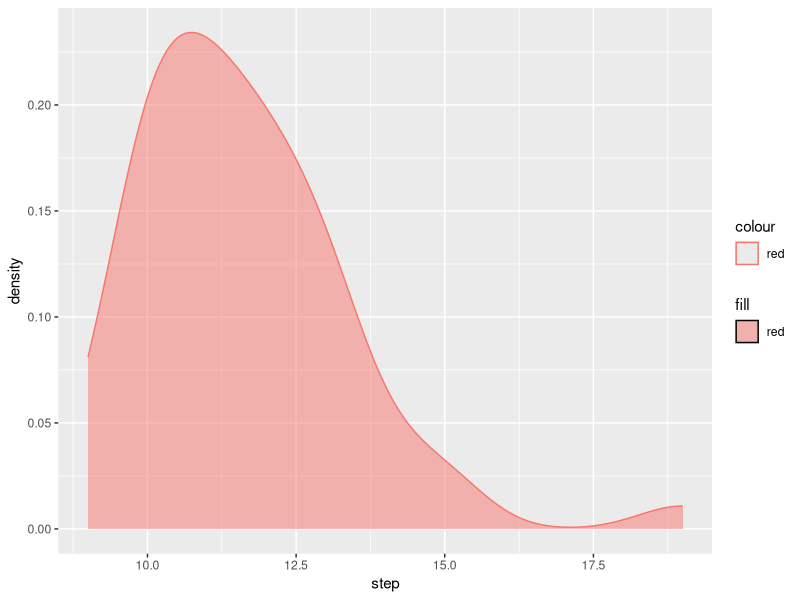
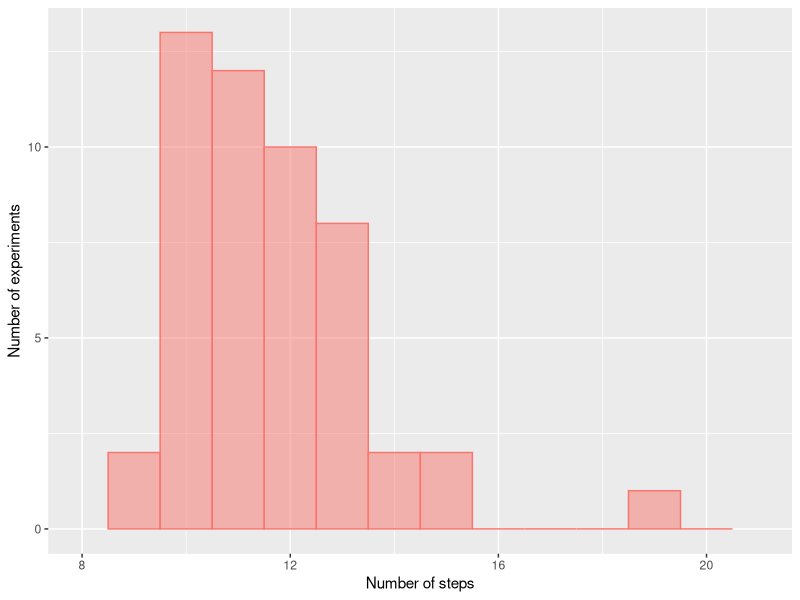
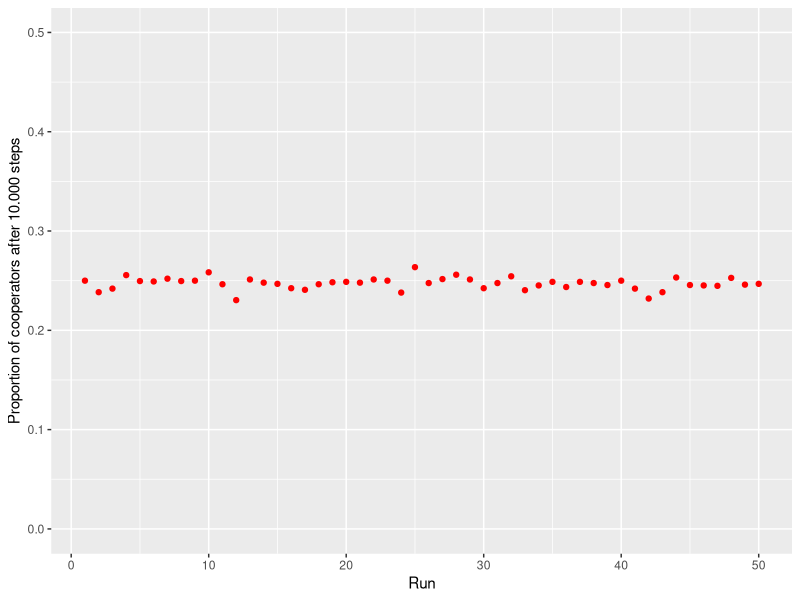
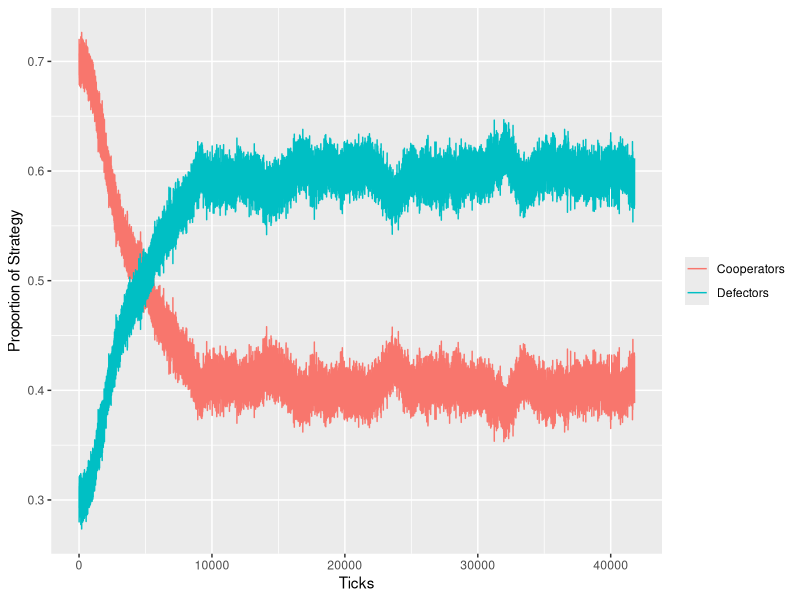

These charts were generated, in order, by the following R code: (Note: this script raises an error after producing the figures.)
# The code of the statistical evaluation
library(ggplot2)

##
## First we conducted two experiments to check the validity of
## our implementation.
## The first one runs 50 experiments with benefit 1 and cost 1.5.
## According to the paper this should result in a fast domination of
## defectors.
##
## The second experiment used benefit 1 and cost .75. This results in
## a stable distribution of defectors and cooperators.
##
## Both results could be achieved.
##


##
## Load data for the "plausability" experiments
##
exp_instable <- read.csv("experiment_instable_coexistence-table_for_R.csv")
exp_stable <- read.csv("experiment_stable_coexistence-table_for_R.csv")

## Plot the distribution of steps required until defectors dominate
ggplot(exp_instable, aes(x = step, fill="red", colour="red")) + geom_density(alpha=.5)

## This is the histogram for the above density
ggplot(exp_instable, aes(x = step, fill="red", colour="red")) + geom_histogram(alpha=.5, binwidth=1) + scale_x_continuous(limits=c(8, 21)) + ylab("Number of experiments") + xlab("Number of steps")+theme(legend.position="none")

## The equilibrium after 10.000 steps, we have a sd of the steps of 0.006 and a mean of 0.247256
ggplot(exp_stable, aes(x=run, y=propC_end))+geom_point(color="red") + ylab("Proportion of cooperators after 10.000 steps") + xlab("Run") + ylim(0,0.5)

## Some basic statistics
sd(exp_stable$propC_end)
mean(exp_stable$propC_end)

## Next we try to determine whether 1.000 or 500 steps are sufficient for reaching
## a rather stable state.

## The hypothesis is that exp1000 and exp10000 have the same distribution of propC_end
exp_stable_1000 <-  read.csv("experiment_stable_coexistence-table_1000steps.csv")
exp_stable_500 <-  read.csv("experiment_stable_coexistence-table_500steps.csv")

## Wir prüfen, ob wir davon ausgehen können, dass die Verteilung gleich bleibt.
## Zuerst ein F-Test und dann t.test zweiseitig
var.test(exp_stable$propC_end, exp_stable_1000$propC_end)
t.test(exp_stable$propC_end, exp_stable_1000$propC_end)

var.test(exp_stable$propC_end, exp_stable_500$propC_end)
t.test(exp_stable$propC_end, exp_stable_500$propC_end)


## This is true for both, so we assume there is no difference in simulation
## results between the 10.000 and the 500 steps. So we do futher evaluation
## with 500 steps only. Otherwise we will not be finish anytime soon ;-)

## Next we check whether the initial proportion of defectors has an impact
## on the propC_end value.

exp04 <- read.csv("experiment_stable_coexistence-table_initial_0.4.csv")
exp05 <- read.csv("experiment_stable_coexistence-table_500steps.csv")
exp06 <- read.csv("experiment_stable_coexistence-table_initial_0.6.csv")

## Wir prüfen, ob wir davon ausgehen können, dass die Verteilung gleich bleibt.
## Zuerst ein F-Test und dann t.test zweiseitig
var.test(exp06$propC_end, exp04$propC_end)
t.test(exp06$propC_end, exp04$propC_end)

## Auch die stimmen überein. So können wir davon ausgehen, dass bei gegebener
## benefit und cost struktur immer ein festes verhältnis von propC_end entsteht

## Experiments changing cost from 0 to 1 (= cost-benefit-ratio in paper)


## Experiments cost-benefit-ratio with mixed strategy


## Task 3: This is the nash equilibrium after many steps:
nash <- read.csv("./extended_pd_mixed_strategy Frequency of strategies.csv")

## Plot the results of the simulation
ggplot(nash, aes(x = x, y=C, fill="red", colour="Cooperators")) + geom_line() + geom_line(aes(y=D, colour="Defectors"))+ labs(colour=NULL) + xlab("Ticks") + ylab("Proportion of Strategy")

## The values after the equil has been reached
nash_eq <- nash[10000:41796 , ]

## Get the mean; theoretical result is 0.60 and the actual mean
## is 0.596 which is the same ;-)
mean(nash_eq$D)

## Test the standard deviation, just to be sure that this is not
## too large; it is 0.01 that is rather small
sd(nash_eq$D)

## Assuming normal distribution (= random in netlogo hopefully
## gives normal distributed random values)

## Calculate the 1% confidende interval for the real value:
error <- qnorm(.995)*sd(nash_eq$D)/sqrt(31797)

## the left and the right "boundaries"
l <- m - error
r <- m + error

## The real value of the equilibrium is with 99% probability between
##  0.596188 and 0.5965448 Both will be rounded to 0.60
## This is a god result!

summary(nash_eq$D)

##   Min. 1st Qu.  Median    Mean 3rd Qu.    Max. 
## 0.5420  0.5884  0.5964  0.5964  0.6048  0.6468 
